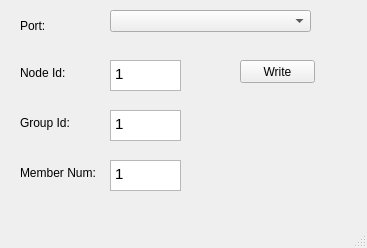
<?xml version="1.0" encoding="UTF-8"?>
<ui version="4.0">
 <class>MainWindow</class>
 <widget class="QMainWindow" name="MainWindow">
  <property name="geometry">
   <rect>
    <x>0</x>
    <y>0</y>
    <width>367</width>
    <height>248</height>
   </rect>
  </property>
  <property name="windowTitle">
   <string>EEPROM Write</string>
  </property>
  <widget class="QWidget" name="centralwidget">
   <widget class="QTextEdit" name="txtNodeId">
    <property name="geometry">
     <rect>
      <x>110</x>
      <y>60</y>
      <width>71</width>
      <height>31</height>
     </rect>
    </property>
    <property name="inputMethodHints">
     <set>Qt::ImhMultiLine</set>
    </property>
    <property name="html">
     <string>&lt;!DOCTYPE HTML PUBLIC &quot;-//W3C//DTD HTML 4.0//EN&quot; &quot;http://www.w3.org/TR/REC-html40/strict.dtd&quot;&gt;
&lt;html&gt;&lt;head&gt;&lt;meta name=&quot;qrichtext&quot; content=&quot;1&quot; /&gt;&lt;style type=&quot;text/css&quot;&gt;
p, li { white-space: pre-wrap; }
&lt;/style&gt;&lt;/head&gt;&lt;body style=&quot; font-family:'PMingLiU'; font-size:9pt; font-weight:400; font-style:normal;&quot;&gt;
&lt;p style=&quot; margin-top:0px; margin-bottom:0px; margin-left:0px; margin-right:0px; -qt-block-indent:0; text-indent:0px;&quot;&gt;&lt;span style=&quot; font-size:11.25pt;&quot;&gt;1&lt;/span&gt;&lt;/p&gt;&lt;/body&gt;&lt;/html&gt;</string>
    </property>
   </widget>
   <widget class="QLabel" name="lblNodeId">
    <property name="geometry">
     <rect>
      <x>20</x>
      <y>65</y>
      <width>58</width>
      <height>15</height>
     </rect>
    </property>
    <property name="text">
     <string>Node Id:</string>
    </property>
   </widget>
   <widget class="QLabel" name="lblGroupId">
    <property name="geometry">
     <rect>
      <x>20</x>
      <y>115</y>
      <width>58</width>
      <height>15</height>
     </rect>
    </property>
    <property name="text">
     <string>Group Id:</string>
    </property>
   </widget>
   <widget class="QLabel" name="lblMemberNum">
    <property name="geometry">
     <rect>
      <x>20</x>
      <y>165</y>
      <width>91</width>
      <height>16</height>
     </rect>
    </property>
    <property name="text">
     <string>Member Num:</string>
    </property>
   </widget>
   <widget class="QTextEdit" name="txtGroupId">
    <property name="geometry">
     <rect>
      <x>110</x>
      <y>110</y>
      <width>71</width>
      <height>31</height>
     </rect>
    </property>
    <property name="html">
     <string>&lt;!DOCTYPE HTML PUBLIC &quot;-//W3C//DTD HTML 4.0//EN&quot; &quot;http://www.w3.org/TR/REC-html40/strict.dtd&quot;&gt;
&lt;html&gt;&lt;head&gt;&lt;meta name=&quot;qrichtext&quot; content=&quot;1&quot; /&gt;&lt;style type=&quot;text/css&quot;&gt;
p, li { white-space: pre-wrap; }
&lt;/style&gt;&lt;/head&gt;&lt;body style=&quot; font-family:'PMingLiU'; font-size:9pt; font-weight:400; font-style:normal;&quot;&gt;
&lt;p style=&quot; margin-top:0px; margin-bottom:0px; margin-left:0px; margin-right:0px; -qt-block-indent:0; text-indent:0px;&quot;&gt;&lt;span style=&quot; font-size:11.25pt;&quot;&gt;1&lt;/span&gt;&lt;/p&gt;&lt;/body&gt;&lt;/html&gt;</string>
    </property>
   </widget>
   <widget class="QTextEdit" name="txtMemberNum">
    <property name="geometry">
     <rect>
      <x>110</x>
      <y>160</y>
      <width>71</width>
      <height>31</height>
     </rect>
    </property>
    <property name="html">
     <string>&lt;!DOCTYPE HTML PUBLIC &quot;-//W3C//DTD HTML 4.0//EN&quot; &quot;http://www.w3.org/TR/REC-html40/strict.dtd&quot;&gt;
&lt;html&gt;&lt;head&gt;&lt;meta name=&quot;qrichtext&quot; content=&quot;1&quot; /&gt;&lt;style type=&quot;text/css&quot;&gt;
p, li { white-space: pre-wrap; }
&lt;/style&gt;&lt;/head&gt;&lt;body style=&quot; font-family:'PMingLiU'; font-size:9pt; font-weight:400; font-style:normal;&quot;&gt;
&lt;p style=&quot; margin-top:0px; margin-bottom:0px; margin-left:0px; margin-right:0px; -qt-block-indent:0; text-indent:0px;&quot;&gt;&lt;span style=&quot; font-size:11.25pt;&quot;&gt;1&lt;/span&gt;&lt;/p&gt;&lt;/body&gt;&lt;/html&gt;</string>
    </property>
   </widget>
   <widget class="QPushButton" name="btnWrite">
    <property name="geometry">
     <rect>
      <x>240</x>
      <y>60</y>
      <width>75</width>
      <height>23</height>
     </rect>
    </property>
    <property name="text">
     <string>Write</string>
    </property>
   </widget>
   <widget class="QLabel" name="lblPort">
    <property name="geometry">
     <rect>
      <x>20</x>
      <y>20</y>
      <width>47</width>
      <height>12</height>
     </rect>
    </property>
    <property name="text">
     <string>Port:</string>
    </property>
   </widget>
   <widget class="QComboBox" name="cbPort">
    <property name="geometry">
     <rect>
      <x>110</x>
      <y>10</y>
      <width>201</width>
      <height>22</height>
     </rect>
    </property>
   </widget>
   <widget class="QLabel" name="loading">
    <property name="geometry">
     <rect>
      <x>250</x>
      <y>110</y>
      <width>50</width>
      <height>50</height>
     </rect>
    </property>
    <property name="text">
     <string/>
    </property>
   </widget>
  </widget>
  <widget class="QMenuBar" name="menubar">
   <property name="geometry">
    <rect>
     <x>0</x>
     <y>0</y>
     <width>367</width>
     <height>21</height>
    </rect>
   </property>
  </widget>
  <widget class="QStatusBar" name="statusbar"/>
 </widget>
 <resources/>
 <connections/>
</ui>
